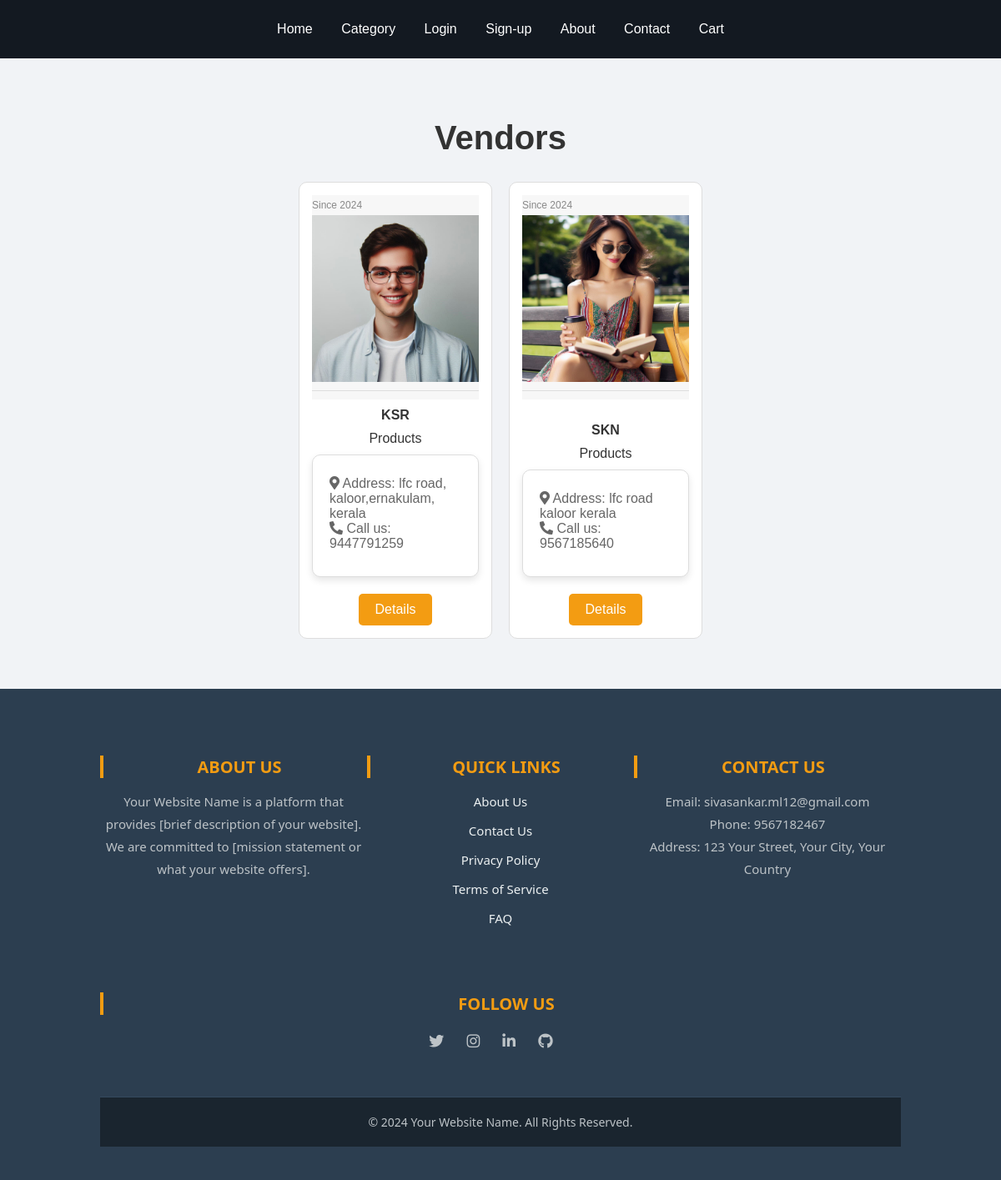
/vender/, run on the app's committed database.
### core/models.py (models this page shows, shortened)
class Vendor(models.Model):
    vid = ShortUUIDField(unique=True, max_length=30, prefix='ven', alphabet='abcdefghi1123456')
    title = models.CharField(max_length=100)
    image = models.ImageField(upload_to=user_directory_path)
    description = models.TextField(null=True, blank=True)
    address = models.CharField(max_length=100, default='lfc road kaloor kerala')
    contact = models.CharField(max_length=100, default='12345678')
    chat_resp_time = models.CharField(max_length=100, default='100')
    shipping_time = models.CharField(max_length=100, default='100')
    authenticate_rating = models.CharField(max_length=100, default='100')
    day_return = models.CharField(max_length=100, default='100')
    warranty = models.CharField(max_length=100, default='100')
    date=models.DateField(auto_now_add=True,null=True,blank=True)
    user = models.ForeignKey(User, on_delete=models.SET_NULL, null=True)
    class Meta:
        verbose_name_plural = "Vendors"

### core/views.py (the view)
# urls.py: path("vender/",views.vender_list_view, name="vender_list_view"),
def vender_list_view(request):
    vender=Vendor.objects.all()
    return render(request,'vender_list_view.html',{'vender':vender})

### core/context_processor.py (called while the page is built)
def default(request):
    categories=Category.objects.all()
    return{
        'categories':categories
    }

### templates/vender_list_view.html (shortened to what this page needs)
{% extends "index.html" %}
{% block content %}
<section class="vendor-category-section">
    <div class="vendor-container-cat">
        <h2 class="vendor-section-title">Vendors</h2>
        <div class="vendor-category-grid">
            {% for v in vender %}
            <div class="vendor-category-card">
                <div class="vendor-category-image-container">
                    <p class="vendor-product-vendor">Since {{ v.date|date:'Y' }}</p>
                    <img src="{{ v.image.url }}" alt="{{ v.title }}" class="vendor-category-image">
                </div>
                <div class="vendor-category-details">
                    <h3 class="vendor-category-title">{{ v.title }}</h3>
                    <p class="vendor-category-title">{{ v.vendor.all.count }} Products</p>
                    <link rel="stylesheet" href="https://cdnjs.cloudflare.com/ajax/libs/font-awesome/5.15.4/css/all.min.css">
                    <div class='vendor-addr'>
                        <p class="vendor-product-vendor">
                            <span><i class="fas fa-map-marker-alt"></i> Address:</span> {{ v.address }}<br>
                            <span><i class="fas fa-phone-alt"></i> Call us:</span> {{ v.contact }}
                        </p>
                    </div>
                    <a href="{% url "index:vender_detail_view" v.vid %}">
                        <button class='vendor-detail-btn'>Details</button>
                    </a>
                </div>
            </div>
            {% endfor %}
        </div>
    </div>
</section>
{% endblock content %}

### static/css/style.css (style rules this page uses)
body { font-family: Arial, sans-serif; margin: 0; padding: 0; background-color: #f1f3f6; display: flex; flex-direction: column; min-height: 100vh; }
.vendor-addr { margin: 20px auto; max-width: 400px; padding: 20px; border: 1px solid #ddd; border-radius: 10px; background-color: #fff; box-shadow: 0 4px 8px rgba(0, 0, 0, 0.1); text-align: center; }
.vendor-addr p { margin-bottom: 10px; font-size: 16px; color: #666; }
.vendor-category-section { padding: 40px 0; }
.vendor-container-cat { width: 80%; margin: 0 auto; max-width: 1200px; }
.vendor-section-title { font-size: 2.5em; text-align: center; color: #333; margin-bottom: 30px; }
.vendor-category-grid { display: flex; flex-wrap: wrap; gap: 20px; justify-content: center; }
.vendor-category-card { background-color: #fff; border: 1px solid #ddd; border-radius: 10px; overflow: hidden; width: 200px; transition: transform 0.3s, box-shadow 0.3s; display: flex; flex-direction: column; justify-content: space-between; padding: 15px; text-align: left; margin-bottom: 20px; }
.vendor-category-image-container { width: 100%; overflow: hidden; background-color: #f7f7f7; }
.vendor-category-image { width: 100%; height: auto; display: block; border-bottom: 1px solid #ddd; padding-bottom: 10px; margin-bottom: 10px; }
.vendor-category-details { text-align: center; }
.vendor-category-title { font-size: 16px; margin: 10px 0; color: #333; }
.vendor-product-vendor { font-size: 12px; color: #888; margin: 5px 0; }
.vendor-addr { margin: 10px 0; text-align: left; font-size: 14px; color: #333; }
.vendor-detail-btn { margin-top: 10px; padding: 10px 20px; background-color: #f39c12; color: #fff; border: none; border-radius: 5px; cursor: pointer; font-size: 16px; transition: background-color 0.3s, transform 0.3s; align-self: center; }

### data on the page
Vendor: date "2024", image (picture), title "KSR", address "lfc road, kaloor,ernakulam, kerala", contact "9447791259"
Vendor: date "2024", image (picture), title "SKN", address "lfc road kaloor kerala", contact "9567185640"
